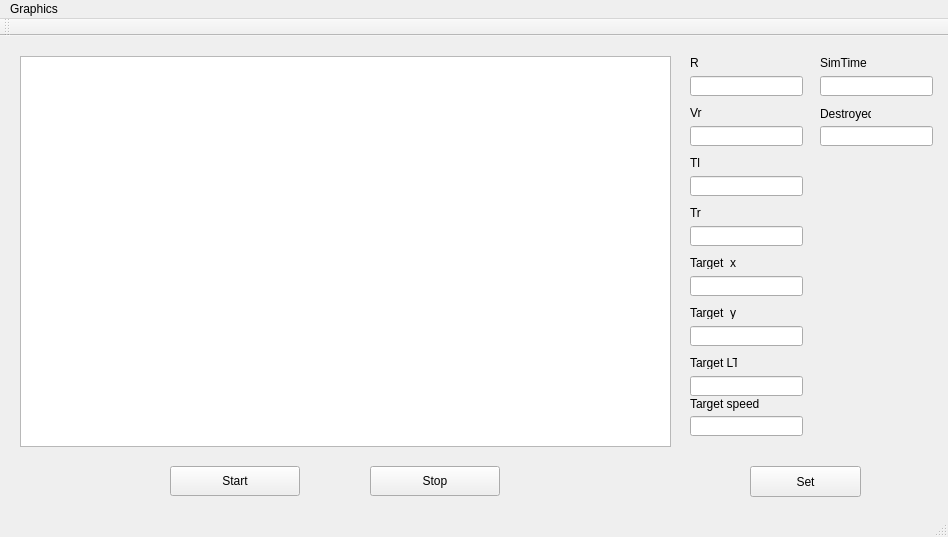
<?xml version="1.0" encoding="UTF-8"?>
<ui version="4.0">
 <class>MainWindow</class>
 <widget class="QMainWindow" name="MainWindow">
  <property name="geometry">
   <rect>
    <x>0</x>
    <y>0</y>
    <width>948</width>
    <height>537</height>
   </rect>
  </property>
  <property name="windowTitle">
   <string>MainWindow</string>
  </property>
  <widget class="QWidget" name="centralWidget">
   <widget class="QGraphicsView" name="graphicsView">
    <property name="geometry">
     <rect>
      <x>20</x>
      <y>20</y>
      <width>651</width>
      <height>391</height>
     </rect>
    </property>
   </widget>
   <widget class="QPushButton" name="pushButton">
    <property name="geometry">
     <rect>
      <x>170</x>
      <y>430</y>
      <width>130</width>
      <height>30</height>
     </rect>
    </property>
    <property name="text">
     <string>Start</string>
    </property>
   </widget>
   <widget class="QPushButton" name="pushButton_2">
    <property name="geometry">
     <rect>
      <x>370</x>
      <y>430</y>
      <width>130</width>
      <height>30</height>
     </rect>
    </property>
    <property name="text">
     <string>Stop</string>
    </property>
   </widget>
   <widget class="QLabel" name="label">
    <property name="geometry">
     <rect>
      <x>690</x>
      <y>20</y>
      <width>47</width>
      <height>13</height>
     </rect>
    </property>
    <property name="text">
     <string>R</string>
    </property>
   </widget>
   <widget class="QLineEdit" name="lineEdit">
    <property name="geometry">
     <rect>
      <x>690</x>
      <y>40</y>
      <width>113</width>
      <height>20</height>
     </rect>
    </property>
   </widget>
   <widget class="QLabel" name="label_2">
    <property name="geometry">
     <rect>
      <x>690</x>
      <y>70</y>
      <width>47</width>
      <height>13</height>
     </rect>
    </property>
    <property name="text">
     <string>Vr</string>
    </property>
   </widget>
   <widget class="QLineEdit" name="lineEdit_2">
    <property name="geometry">
     <rect>
      <x>690</x>
      <y>90</y>
      <width>113</width>
      <height>20</height>
     </rect>
    </property>
   </widget>
   <widget class="QLabel" name="label_3">
    <property name="geometry">
     <rect>
      <x>690</x>
      <y>120</y>
      <width>47</width>
      <height>13</height>
     </rect>
    </property>
    <property name="text">
     <string>Tl</string>
    </property>
   </widget>
   <widget class="QLineEdit" name="lineEdit_3">
    <property name="geometry">
     <rect>
      <x>690</x>
      <y>140</y>
      <width>113</width>
      <height>20</height>
     </rect>
    </property>
   </widget>
   <widget class="QLabel" name="label_4">
    <property name="geometry">
     <rect>
      <x>690</x>
      <y>170</y>
      <width>47</width>
      <height>13</height>
     </rect>
    </property>
    <property name="text">
     <string>Tr</string>
    </property>
   </widget>
   <widget class="QLineEdit" name="lineEdit_4">
    <property name="geometry">
     <rect>
      <x>690</x>
      <y>190</y>
      <width>113</width>
      <height>20</height>
     </rect>
    </property>
   </widget>
   <widget class="QLabel" name="label_5">
    <property name="geometry">
     <rect>
      <x>690</x>
      <y>220</y>
      <width>47</width>
      <height>13</height>
     </rect>
    </property>
    <property name="text">
     <string>Target_x</string>
    </property>
   </widget>
   <widget class="QLineEdit" name="lineEdit_5">
    <property name="geometry">
     <rect>
      <x>690</x>
      <y>240</y>
      <width>113</width>
      <height>20</height>
     </rect>
    </property>
   </widget>
   <widget class="QLabel" name="label_6">
    <property name="geometry">
     <rect>
      <x>690</x>
      <y>270</y>
      <width>47</width>
      <height>13</height>
     </rect>
    </property>
    <property name="text">
     <string>Target_y</string>
    </property>
   </widget>
   <widget class="QLineEdit" name="lineEdit_6">
    <property name="geometry">
     <rect>
      <x>690</x>
      <y>290</y>
      <width>113</width>
      <height>20</height>
     </rect>
    </property>
   </widget>
   <widget class="QPushButton" name="pushButton_3">
    <property name="geometry">
     <rect>
      <x>750</x>
      <y>430</y>
      <width>111</width>
      <height>31</height>
     </rect>
    </property>
    <property name="text">
     <string>Set</string>
    </property>
   </widget>
   <widget class="QLabel" name="label_7">
    <property name="geometry">
     <rect>
      <x>690</x>
      <y>320</y>
      <width>47</width>
      <height>13</height>
     </rect>
    </property>
    <property name="text">
     <string>Target LT</string>
    </property>
   </widget>
   <widget class="QLineEdit" name="lineEdit_7">
    <property name="geometry">
     <rect>
      <x>690</x>
      <y>340</y>
      <width>113</width>
      <height>20</height>
     </rect>
    </property>
   </widget>
   <widget class="QLabel" name="label_8">
    <property name="geometry">
     <rect>
      <x>690</x>
      <y>360</y>
      <width>71</width>
      <height>16</height>
     </rect>
    </property>
    <property name="text">
     <string>Target speed</string>
    </property>
   </widget>
   <widget class="QLineEdit" name="lineEdit_8">
    <property name="geometry">
     <rect>
      <x>690</x>
      <y>380</y>
      <width>113</width>
      <height>20</height>
     </rect>
    </property>
   </widget>
   <widget class="QLineEdit" name="lineEdit_9">
    <property name="geometry">
     <rect>
      <x>820</x>
      <y>40</y>
      <width>113</width>
      <height>20</height>
     </rect>
    </property>
   </widget>
   <widget class="QLabel" name="label_9">
    <property name="geometry">
     <rect>
      <x>820</x>
      <y>20</y>
      <width>47</width>
      <height>13</height>
     </rect>
    </property>
    <property name="text">
     <string>SimTime</string>
    </property>
   </widget>
   <widget class="QLabel" name="label_10">
    <property name="geometry">
     <rect>
      <x>820</x>
      <y>70</y>
      <width>51</width>
      <height>16</height>
     </rect>
    </property>
    <property name="text">
     <string>Destroyed</string>
    </property>
   </widget>
   <widget class="QLineEdit" name="lineEdit_10">
    <property name="geometry">
     <rect>
      <x>820</x>
      <y>90</y>
      <width>113</width>
      <height>20</height>
     </rect>
    </property>
    <property name="readOnly">
     <bool>true</bool>
    </property>
   </widget>
  </widget>
  <widget class="QMenuBar" name="menuBar">
   <property name="geometry">
    <rect>
     <x>0</x>
     <y>0</y>
     <width>948</width>
     <height>21</height>
    </rect>
   </property>
   <widget class="QMenu" name="menuGraphics">
    <property name="title">
     <string>Graphics</string>
    </property>
   </widget>
   <addaction name="menuGraphics"/>
  </widget>
  <widget class="QToolBar" name="mainToolBar">
   <attribute name="toolBarArea">
    <enum>TopToolBarArea</enum>
   </attribute>
   <attribute name="toolBarBreak">
    <bool>false</bool>
   </attribute>
  </widget>
  <widget class="QStatusBar" name="statusBar"/>
 </widget>
 <layoutdefault spacing="6" margin="11"/>
 <resources/>
 <connections/>
</ui>
